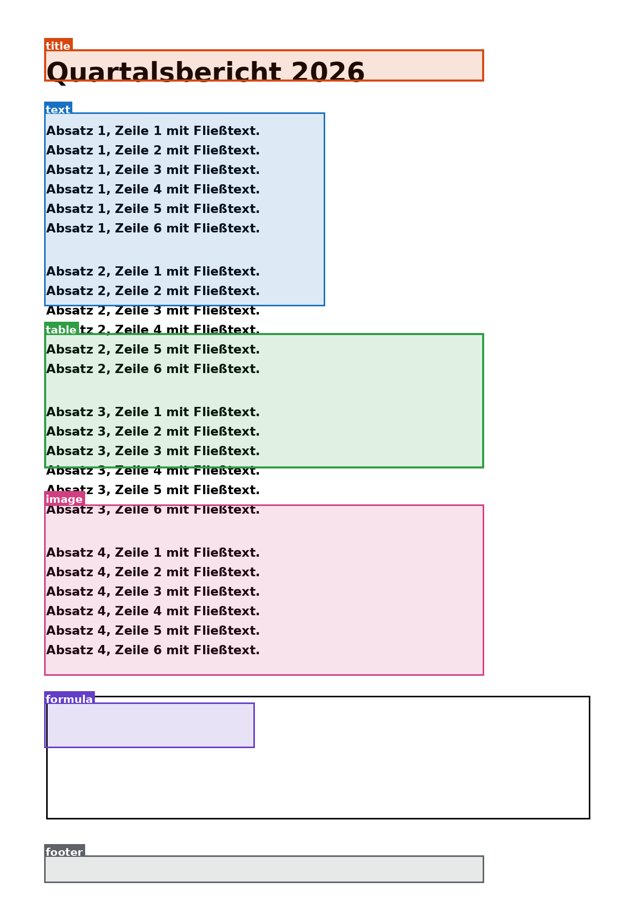
#> input picture assets/layout-overlay-example.png, 636 x 900 px; its folder holds only this picture in this run
$ python -i tiling.py   (imports and definitions only)
#> lines starting #> are read from the running program, lines starting #| are printed output that depends on the picture
### dsocr/config.py
"""Central configuration: resolution modes, prompt library and runtime settings.

Upstream DeepSeek-OCR keeps these as module level constants in
``DeepSeek-OCR-vllm/config.py`` which has to be edited by hand before every run.
Here they become first class objects that notebooks, the CLI and the engines
can consume uniformly. The Streamlit UI offers them as choices.
"""

from __future__ import annotations

import math
import os
from dataclasses import dataclass, field
from typing import Dict, List, Tuple

# ---------------------------------------------------------------------------
# Vision encoder geometry (from the upstream DeepseekOCRProcessor)
# ---------------------------------------------------------------------------

PATCH_SIZE = 16
DOWNSAMPLE_RATIO = 4

#: A view of ``size`` pixels collapses to ``TOKEN_GRID(size)`` queries per axis.
def token_grid(size: int) -> int:
    """Number of latent queries along one axis for a ``size`` x ``size`` view."""
    return math.ceil((size / PATCH_SIZE) / DOWNSAMPLE_RATIO)


# ---------------------------------------------------------------------------
# Resolution modes
# ---------------------------------------------------------------------------


@dataclass(frozen=True)
class ResolutionMode:
    """One of the five resolution presets described in the DeepSeek-OCR paper.

    ``base_size`` drives the global (thumbnail) view, ``image_size`` drives the
    local tiles. ``crop_mode`` enables the dynamic tiling ("Gundam") path.
    """

    key: str
    label: str
    base_size: int
    image_size: int
    crop_mode: bool
    blurb: str

    @property
    def global_grid(self) -> int:
        return token_grid(self.base_size)

    @property
    def local_grid(self) -> int:
        return token_grid(self.image_size)

    # [4 lines left out: function nominal_vision_tokens, not called in this run]


MODES: Dict[str, ResolutionMode] = {
    "tiny": ResolutionMode(
        key="tiny",
        label="Tiny · 512px · 64 Tokens",
        base_size=512,
        image_size=512,
        crop_mode=False,
        blurb="Schnellster Modus. Gut für saubere, textarme Bilder und Screenshots.",
    ),
    "small": ResolutionMode(
        key="small",
        label="Small · 640px · 100 Tokens",
        base_size=640,
        image_size=640,
        crop_mode=False,
        blurb="Guter Kompromiss für einspaltige Dokumente in normaler Schriftgröße.",
    ),
    "base": ResolutionMode(
        key="base",
        label="Base · 1024px · 256 Tokens",
        base_size=1024,
        image_size=1024,
        crop_mode=False,
        blurb="Standard für gescannte A4-Seiten mit moderater Informationsdichte.",
    ),
    "large": ResolutionMode(
        key="large",
        label="Large · 1280px · 400 Tokens",
        base_size=1280,
        image_size=1280,
        crop_mode=False,
        blurb="Für kleine Schrift und dichte Layouts ohne Tiling-Overhead.",
    ),
    "gundam": ResolutionMode(
        key="gundam",
        label="Gundam · 1024 + n×640 · dynamisch",
        base_size=1024,
        image_size=640,
        crop_mode=True,
        blurb="Dynamisches Tiling: globale Übersicht plus n lokale Kacheln. "
        "Beste Qualität für Zeitungen, Formulare und mehrspaltige Seiten.",
    ),
}

DEFAULT_MODE = "gundam"


# [5 lines left out: function get_mode, not called in this run]


# ---------------------------------------------------------------------------
# Prompt library
# ---------------------------------------------------------------------------

IMAGE_TOKEN = "<image>"
GROUNDING_TOKEN = "<|grounding|>"


@dataclass(frozen=True)
class PromptPreset:
    """A named prompt from the upstream README, plus metadata for the UI."""

    key: str
    label: str
    template: str
    blurb: str
    #: ``True`` when the prompt asks the model to emit ``<|det|>`` bounding boxes.
    grounding: bool = False
    #: ``True`` when the template contains a ``{query}`` placeholder.
    needs_query: bool = False

    # [5 lines left out: function render, not called in this run]


PROMPTS: Dict[str, PromptPreset] = {
    "markdown": PromptPreset(
        key="markdown",
        label="Dokument → Markdown (mit Layout)",
        template=f"{IMAGE_TOKEN}\n{GROUNDING_TOKEN}Convert the document to markdown.",
        blurb="Volle Dokumentkonvertierung inklusive Layout-Boxen für jede Region.",
        grounding=True,
    ),
    "ocr_layout": PromptPreset(
        key="ocr_layout",
        label="OCR mit Layout-Boxen",
        template=f"{IMAGE_TOKEN}\n{GROUNDING_TOKEN}OCR this image.",
        blurb="Für Fotos, Schilder und Nicht-Dokumente – mit Positionsangaben.",
        grounding=True,
    ),
    "free_ocr": PromptPreset(
        key="free_ocr",
        label="Free OCR (nur Text)",
        template=f"{IMAGE_TOKEN}\nFree OCR.",
        blurb="Reiner Textauszug ohne Layout-Analyse. Am schnellsten.",
    ),
    "figure": PromptPreset(
        key="figure",
        label="Abbildung / Diagramm parsen",
        template=f"{IMAGE_TOKEN}\nParse the figure.",
        blurb="Extrahiert Datenpunkte aus Charts, Graphen und Geometriezeichnungen.",
    ),
    "describe": PromptPreset(
        key="describe",
        label="Bild beschreiben",
        template=f"{IMAGE_TOKEN}\nDescribe this image in detail.",
        blurb="Allgemeine Bildbeschreibung statt OCR.",
    ),
    "locate": PromptPreset(
        key="locate",
        label="Text lokalisieren (Grounding)",
        template=f"{IMAGE_TOKEN}\nLocate <|ref|>{{query}}<|/ref|> in the image.",
        blurb="Findet eine konkrete Textstelle und gibt ihre Bounding-Box zurück.",
        grounding=True,
        needs_query=True,
    ),
    "custom": PromptPreset(
        key="custom",
        label="Eigener Prompt",
        template="{query}",
        blurb="Freitext. Muss <image> enthalten, damit das Bild verarbeitet wird.",
        needs_query=True,
    ),
}

DEFAULT_PROMPT = "markdown"


# ---------------------------------------------------------------------------
# Runtime settings
# ---------------------------------------------------------------------------


def _env_int(name: str, default: int) -> int:
    raw = os.environ.get(name)
    if raw is None or not raw.strip():
        return default
    try:
        return int(raw)
    except ValueError:
        return default


def _env_float(name: str, default: float) -> float:
    raw = os.environ.get(name)
    if raw is None or not raw.strip():
        return default
    try:
        return float(raw)
    except ValueError:
        return default


def _env_bool(name: str, default: bool) -> bool:
    raw = os.environ.get(name)
    if raw is None or not raw.strip():
        return default
    return raw.strip().lower() in {"1", "true", "yes", "on"}


@dataclass
class Settings:
    """Everything that is normally an env var / CLI flag."""

    model_path: str = field(default_factory=lambda: os.environ.get("DSOCR_MODEL_PATH", "deepseek-ai/DeepSeek-OCR"))
    backend: str = field(default_factory=lambda: os.environ.get("DSOCR_BACKEND", "auto"))

    # Tiling bounds – upstream MIN_CROPS / MAX_CROPS.
    min_crops: int = field(default_factory=lambda: _env_int("DSOCR_MIN_CROPS", 2))
    max_crops: int = field(default_factory=lambda: _env_int("DSOCR_MAX_CROPS", 6))

    # Generation
    max_new_tokens: int = field(default_factory=lambda: _env_int("DSOCR_MAX_NEW_TOKENS", 8192))
    ngram_size: int = field(default_factory=lambda: _env_int("DSOCR_NGRAM_SIZE", 30))
    ngram_window: int = field(default_factory=lambda: _env_int("DSOCR_NGRAM_WINDOW", 90))

    # vLLM
    gpu_memory_utilization: float = field(default_factory=lambda: _env_float("DSOCR_GPU_MEM_UTIL", 0.85))
    max_model_len: int = field(default_factory=lambda: _env_int("DSOCR_MAX_MODEL_LEN", 8192))
    max_concurrency: int = field(default_factory=lambda: _env_int("DSOCR_MAX_CONCURRENCY", 32))

    # Documents
    pdf_dpi: int = field(default_factory=lambda: _env_int("DSOCR_PDF_DPI", 144))
    max_pages: int = field(default_factory=lambda: _env_int("DSOCR_MAX_PAGES", 100))
    max_upload_mb: int = field(default_factory=lambda: _env_int("DSOCR_MAX_UPLOAD_MB", 50))

    allow_demo_engine: bool = field(default_factory=lambda: _env_bool("DSOCR_ALLOW_DEMO", True))

    # [4 lines left out: function crop_bounds, not called in this run]


#: ``<td>`` / ``</td>`` – whitelisted so the no-repeat-ngram processor never
#: blocks legitimate table markup. Values come from the upstream tokenizer.
TABLE_TOKEN_WHITELIST: List[int] = [128821, 128822]


SETTINGS = Settings()

### dsocr/preprocess/tiling.py
"""Dynamic tiling ("Gundam" mode) and vision-token accounting.

The tiling maths is adopted from the upstream DeepSeek-OCR repository
(``DeepSeek-OCR-vllm/process/image_process.py``). Two things changed:

* the functions no longer read module level globals — bounds are arguments, so
  the UI can expose them as sliders;
* the token accounting from ``tokenize_with_images`` is factored out into
  :func:`plan_tiling`, which lets us show the compression ratio *before*
  spending a single GPU second.
"""

from __future__ import annotations

from dataclasses import dataclass
from typing import List, Sequence, Tuple

from PIL import Image

from ..config import ResolutionMode, token_grid

#: Images at or below this size skip tiling entirely (upstream behaviour).
TILING_BYPASS_SIZE = 640


def find_closest_aspect_ratio(
    aspect_ratio: float,
    target_ratios: Sequence[Tuple[int, int]],
    width: int,
    height: int,
    image_size: int,
) -> Tuple[int, int]:
    """Pick the (cols, rows) grid whose aspect ratio best matches the image.

    Adopted verbatim in behaviour from upstream: ties are broken in favour of
    the larger grid when the source image has enough area to justify it.
    """
    best_ratio_diff = float("inf")
    best_ratio: Tuple[int, int] = (1, 1)
    area = width * height
    for ratio in target_ratios:
        target_aspect_ratio = ratio[0] / ratio[1]
        ratio_diff = abs(aspect_ratio - target_aspect_ratio)
        if ratio_diff < best_ratio_diff:
            best_ratio_diff = ratio_diff
            best_ratio = ratio
        elif ratio_diff == best_ratio_diff:
            if area > 0.5 * image_size * image_size * ratio[0] * ratio[1]:
                best_ratio = ratio
    return best_ratio


def candidate_ratios(min_num: int, max_num: int) -> List[Tuple[int, int]]:
    """All (cols, rows) grids whose tile count falls within ``[min_num, max_num]``."""
    ratios = {
        (i, j)
        for n in range(min_num, max_num + 1)
        for i in range(1, n + 1)
        for j in range(1, n + 1)
        if min_num <= i * j <= max_num
    }
    return sorted(ratios, key=lambda x: (x[0] * x[1], x[0], x[1]))


def count_tiles(
    orig_width: int,
    orig_height: int,
    *,
    min_num: int = 2,
    max_num: int = 6,
    image_size: int = 640,
) -> Tuple[int, int]:
    """Return the (cols, rows) tile grid chosen for an image of this size."""
    if orig_height <= 0 or orig_width <= 0:
        return (1, 1)
    target_ratios = candidate_ratios(min_num, max_num)
    if not target_ratios:
        return (1, 1)
    return find_closest_aspect_ratio(
        orig_width / orig_height, target_ratios, orig_width, orig_height, image_size
    )


def dynamic_preprocess(
    image: Image.Image,
    *,
    min_num: int = 2,
    max_num: int = 6,
    image_size: int = 640,
    use_thumbnail: bool = False,
) -> Tuple[List[Image.Image], Tuple[int, int]]:
    """Split ``image`` into a grid of ``image_size`` tiles.

    Returns the tiles in reading order plus the chosen ``(cols, rows)`` grid.
    """
    orig_width, orig_height = image.size
    target_aspect_ratio = count_tiles(
        orig_width, orig_height, min_num=min_num, max_num=max_num, image_size=image_size
    )

    target_width = image_size * target_aspect_ratio[0]
    target_height = image_size * target_aspect_ratio[1]
    blocks = target_aspect_ratio[0] * target_aspect_ratio[1]

    resized_img = image.resize((target_width, target_height))
    cols = target_width // image_size
    processed_images = []
    for i in range(blocks):
        box = (
            (i % cols) * image_size,
            (i // cols) * image_size,
            ((i % cols) + 1) * image_size,
            ((i // cols) + 1) * image_size,
        )
        processed_images.append(resized_img.crop(box))

    if use_thumbnail and len(processed_images) != 1:
        processed_images.append(image.resize((image_size, image_size)))

    return processed_images, target_aspect_ratio


# ---------------------------------------------------------------------------
# Token accounting (extension)
# ---------------------------------------------------------------------------


@dataclass(frozen=True)
class TilingPlan:
    """What the encoder will do with one page, and what it costs in tokens.

    ``visual_tokens`` counts only latent image queries — this is the number
    quoted in the paper (64 / 100 / 256 / 400). ``sequence_tokens`` additionally
    counts the row separators that ``tokenize_with_images`` interleaves, i.e.
    the real context footprint.
    """

    mode_key: str
    source_size: Tuple[int, int]
    grid: Tuple[int, int]
    tiled: bool
    global_grid: int
    local_grid: int
    visual_tokens: int
    sequence_tokens: int

    @property
    def num_tiles(self) -> int:
        return self.grid[0] * self.grid[1] if self.tiled else 0

    @property
    def source_pixels(self) -> int:
        return self.source_size[0] * self.source_size[1]

    # [84 lines left out: functions compression_ratio, describe, plan_tiling, tile_preview, not called in this run]

>>> from PIL import Image
>>> picture = Image.open('../../assets/layout-overlay-example.png')
#> picture is the input picture: PIL image 636x900 RGB; mean R, G, B 235.2, 234.3, 235.6
>>> result = dynamic_preprocess(picture)
#> in dynamic_preprocess, `resized_img = image.resize((target_width, target_height))`:
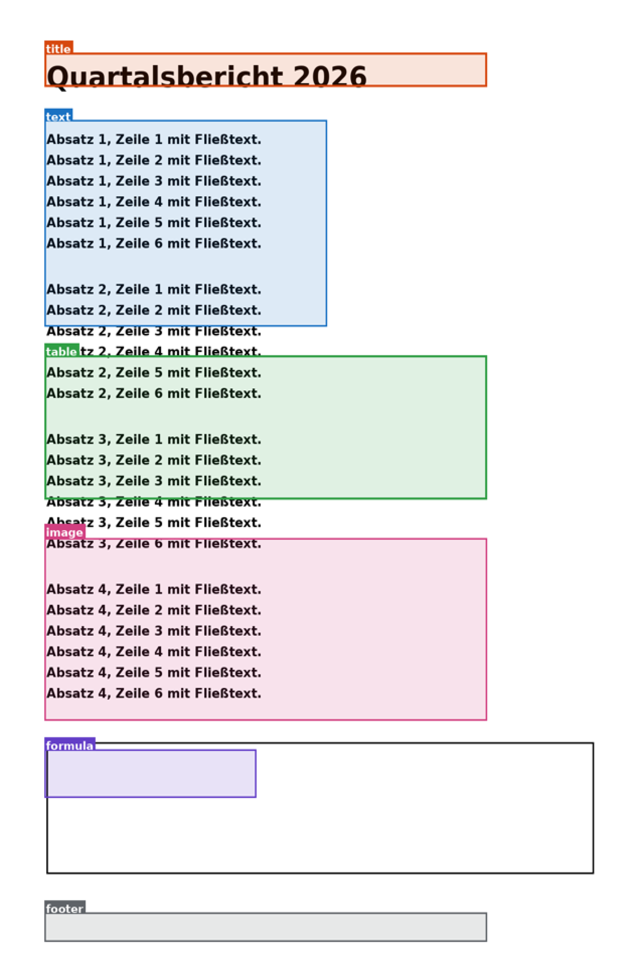
#> resized_img: PIL image 1280x1920 RGB (shown at 1/2 size); mean R, G, B 235.1, 234.2, 235.5
#> after the loop in dynamic_preprocess, `for i in range(blocks):`: processed_images = 6 items
